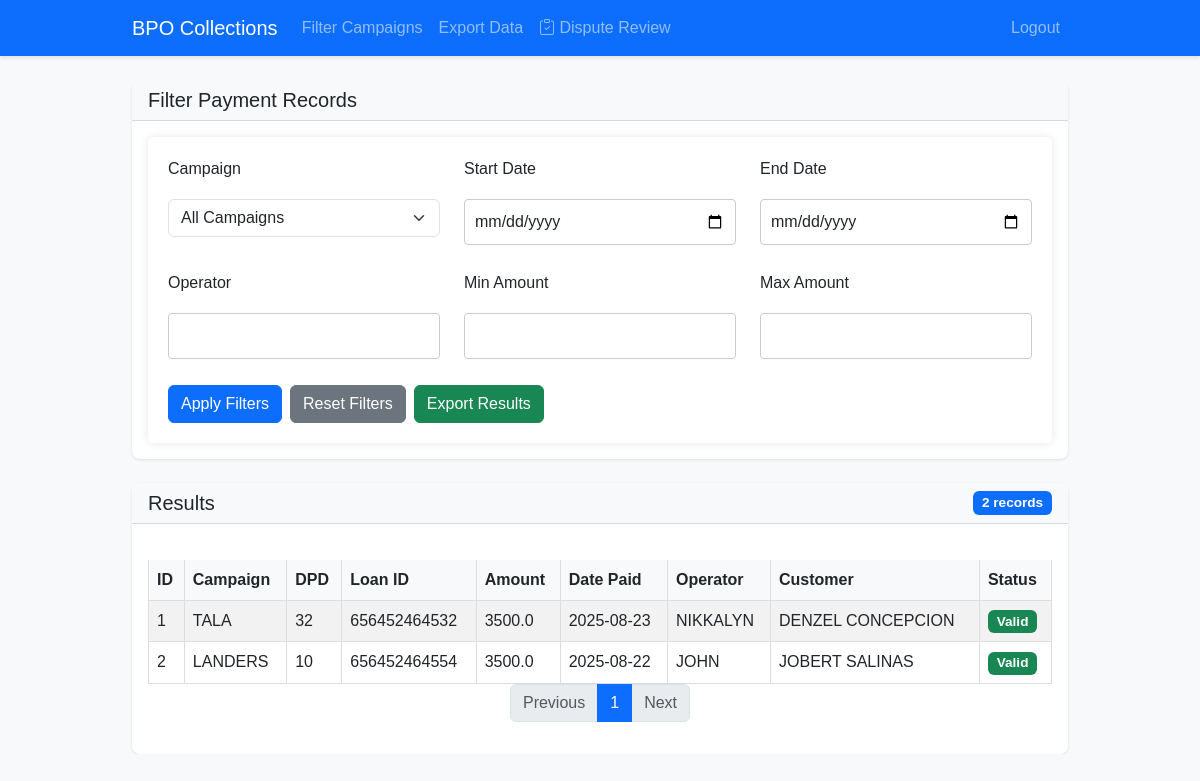
The app's page /data-analyst/campaign-filter (signed in) with its own data.
### app/models.py (models this page shows)
class PaymentRecord(db.Model):
    __tablename__ = 'payment_record'
    id = db.Column(db.Integer, primary_key=True)
    campaign = db.Column(db.String(50), nullable=False)
    dpd = db.Column(db.Integer, nullable=False)
    loan_id = db.Column(db.String(100), nullable=False)
    amount = db.Column(db.Float, nullable=False)
    date_paid = db.Column(db.Date, nullable=False)
    operator_name = db.Column(db.String(100), nullable=False)
    customer_name = db.Column(db.String(100), nullable=False)
    created_at = db.Column(db.DateTime, default=datetime.utcnow)
    proofs = db.relationship('PaymentProof', back_populates='payment', lazy=True, cascade='all, delete-orphan')
    disputes = db.relationship('Dispute', backref='payment_record', lazy=True)

### app/routes/data_analyst.py (the view)
@bp.route('/campaign-filter', methods=['GET'])
@login_required
def campaign_filter():
    if current_user.role != 'data_analyst':
        flash('Access denied: Data Analyst role required', 'danger')
        return redirect(url_for('main.index'))
    form = CampaignFilterForm()
    campaign = request.args.get('campaign', '')
    start_date = request.args.get('start_date', '')
    end_date = request.args.get('end_date', '')
    operator = request.args.get('operator', '')
    min_amount = request.args.get('min_amount', '')
    max_amount = request.args.get('max_amount', '')
    query = PaymentRecord.query
    if campaign:
        query = query.filter_by(campaign=campaign)
    if start_date:
        query = query.filter(PaymentRecord.date_paid >= start_date)
    if end_date:
        query = query.filter(PaymentRecord.date_paid <= end_date)
    if operator:
        query = query.filter(PaymentRecord.operator_name.like(f'%{operator}%'))
    if min_amount:
        query = query.filter(PaymentRecord.amount >= float(min_amount))
    if max_amount:
        query = query.filter(PaymentRecord.amount <= float(max_amount))
    page = request.args.get('page', 1, type=int)
    per_page = 20
    pagination = query.order_by(PaymentRecord.date_paid.desc()).paginate(page=page, per_page=per_page)
    entries = pagination.items
    total_pages = pagination.pages
    all_campaigns = db.session.query(PaymentRecord.campaign).distinct().all()
    campaigns = [c[0] for c in all_campaigns]
    filter_params = {}
    if campaign:
        filter_params['campaign'] = campaign
    if start_date:
        filter_params['start_date'] = start_date
    if end_date:
        filter_params['end_date'] = end_date
    if operator:
        filter_params['operator'] = operator
    if min_amount:
        filter_params['min_amount'] = min_amount
    if max_amount:
        filter_params['max_amount'] = max_amount
    return render_template(
        'data_analyst/campaign_filter.html',
        form=form,
        entries=entries,
        campaigns=campaigns,
        selected_campaign=campaign,
        start_date=start_date,
        end_date=end_date,
        operator=operator,
        min_amount=min_amount,
        max_amount=max_amount,
        page=page,
        total_pages=total_pages,
        filter_params=filter_params
    )

### app/forms.py
class CampaignFilterForm(FlaskForm):
    campaign = SelectField('Campaign', choices=[], validators=[Optional()])
    start_date = DateField('Start Date', validators=[Optional()])
    end_date = DateField('End Date', validators=[Optional()])
    operator = StringField('Operator', validators=[Optional(), Length(max=80)])
    min_amount = FloatField('Min Amount', validators=[Optional()])
    max_amount = FloatField('Max Amount', validators=[Optional()])
    submit = SubmitField('Apply Filters')

### app/__init__.py (called while the page is built)
def create_app():
    app = Flask(__name__)
    app.config['SECRET_KEY'] = 'PASSWORD'  # Change this in production
    basedir = os.path.abspath(os.path.dirname(__file__))
    db_path = os.path.join(os.path.dirname(basedir), 'instance', 'collections.db')
    app.config['SQLALCHEMY_DATABASE_URI'] = f'sqlite:///{db_path}'
    app.config['SQLALCHEMY_TRACK_MODIFICATIONS'] = False
    db.init_app(app)
    login_manager.login_view = 'auth.login'
    login_manager.init_app(app)
    from app.models import User
    @login_manager.user_loader
    def load_user(user_id):
        return User.query.get(int(user_id))
    from app.routes import auth, team_leader, data_analyst
    app.register_blueprint(auth.bp)
    app.register_blueprint(team_leader.bp)
    app.register_blueprint(data_analyst.bp)
    return app

### app/templates/data_analyst/campaign_filter.html (shortened to what this page needs)
{% extends "base.html" %}
{% block content %}
<div class="card">
    <div class="card-header">
        <h5 class="mb-0">Filter Payment Records</h5>
    </div>
    <div class="card-body">
        <form method="GET" id="filterForm">
            <div class="row">
                <div class="col-md-4 mb-3">
                    <label for="campaign" class="form-label">Campaign</label>
                    <select class="form-select" id="campaign" name="campaign">
                        <option value="">All Campaigns</option>
                    </select>
                </div>
                <div class="col-md-4 mb-3">
                    <label for="start_date" class="form-label">Start Date</label>
                    <input type="date" class="form-control" id="start_date" name="start_date" value="{{ start_date }}">
                </div>
                <div class="col-md-4 mb-3">
                    <label for="end_date" class="form-label">End Date</label>
                    <input type="date" class="form-control" id="end_date" name="end_date" value="{{ end_date }}">
                </div>
            </div>
            <div class="row">
                <div class="col-md-4 mb-3">
                    <label for="operator" class="form-label">Operator</label>
                    <input type="text" class="form-control" id="operator" name="operator" value="{{ operator }}">
                </div>
                <div class="col-md-4 mb-3">
                    <label for="min_amount" class="form-label">Min Amount</label>
                    <input type="number" class="form-control" id="min_amount" name="min_amount" step="0.01" value="{{ min_amount }}">
                </div>
                <div class="col-md-4 mb-3">
                    <label for="max_amount" class="form-label">Max Amount</label>
                    <input type="number" class="form-control" id="max_amount" name="max_amount" step="0.01" value="{{ max_amount }}">
                </div>
            </div>
            <div class="d-flex">
                <button type="submit" class="btn btn-primary me-2">Apply Filters</button>
                <button type="button" class="btn btn-secondary me-2" id="resetBtn">Reset Filters</button>
                <button type="button" class="btn btn-success" id="exportBtn">Export Results</button>
            </div>
        </form>
    </div>
</div>
<div class="card mt-4">
    <div class="card-header d-flex justify-content-between align-items-center">
        <h5 class="mb-0">Results</h5>
        <span class="badge bg-primary">{{ entries|length }} records</span>
    </div>
    <div class="card-body">
        {% if entries %}
        <div class="table-responsive">
            <table class="table table-striped table-hover">
                <thead>
                    <tr class="bg-light text-dark">
                        <th>ID</th>
                        <th>Campaign</th>
                        <th>DPD</th>
                        <th>Loan ID</th>
                        <th>Amount</th>
                        <th>Date Paid</th>
                        <th>Operator</th>
                        <th>Customer</th>
                        <th>Status</th>
                    </tr>
                </thead>
                <tbody>
                    {% for entry in entries %}
                    <tr>
                        <td>{{ entry.id }}</td>
                        <td>{{ entry.campaign }}</td>
                        <td>{{ entry.dpd }}</td>
                        <td>{{ entry.loan_id }}</td>
                        <td>{{ entry.amount }}</td>
                        <td>{{ entry.date_paid }}</td>
                        <td>{{ entry.operator_name }}</td>
                        <td>{{ entry.customer_name }}</td>
                        <td>
                            {% if entry.disputed %}
                            <span class="badge bg-warning">Disputed</span>
                            {% else %}
                            <span class="badge bg-success">Valid</span>
                            {% endif %}
                        </td>
                    </tr>
                    {% endfor %}
                </tbody>
            </table>
        </div>
        <nav aria-label="Page navigation">
            <ul class="pagination justify-content-center">
                {% if page > 1 %}
                <li class="page-item">
                    <a class="page-link" href="{{ url_for('data_analyst.campaign_filter', page=page-1, **filter_params) }}">Previous</a>
                </li>
                {% else %}
                <li class="page-item disabled">
                    <a class="page-link" href="#">Previous</a>
                </li>
                {% endif %}
                {% for i in range(1, total_pages + 1) %}
                <li class="page-item {{ 'active' if i == page else '' }}">
                    <a class="page-link" href="{{ url_for('data_analyst.campaign_filter', page=i, **filter_params) }}">{{ i }}</a>
                </li>
                {% endfor %}
                {% if page < total_pages %}
                <li class="page-item">
                    <a class="page-link" href="{{ url_for('data_analyst.campaign_filter', page=page+1, **filter_params) }}">Next</a>
                </li>
                {% else %}
                <li class="page-item disabled">
                    <a class="page-link" href="#">Next</a>
                </li>
                {% endif %}
            </ul>
        </nav>
        {% else %}
        <div class="alert alert-info">No records found matching the filter criteria.</div>
        {% endif %}
    </div>
</div>
{% endblock %}

### app/static/css/main.css (style rules this page uses)
body { font-family: Arial, sans-serif; margin: 0; padding: 0; background-color: #f8f9fa; }
form { background: #ffffff; padding: 20px; border-radius: 5px; box-shadow: 0 0 10px rgba(0, 0, 0, 0.1); }
input[type="text"], input[type="number"], input[type="date"], select { width: 100%; padding: 10px; margin: 10px 0; border: 1px solid #ccc; border-radius: 4px; }
.table { width: 100%; border-collapse: collapse; margin: 20px 0; }
.table th, .table td { border: 1px solid #dddddd; text-align: left; padding: 8px; }
.table th { background-color: #35424a; color: white; }
.card { box-shadow: 0 1px 3px rgba(0, 0, 0, 0.1); border-radius: 0.5rem; border: none; }
.card-header { background-color: #f8f9fa; border-bottom: 1px solid rgba(0, 0, 0, 0.125); font-weight: 600; }
.table { margin-bottom: 0; }
.table thead th { background-color: #f8f9fa; border-top: none; }
.badge { font-size: 85%; }
.btn-primary { background-color: #0d6efd; border-color: #0d6efd; }
.table thead th { color: #212529 !important; }

### records on screen
PaymentRecord: id "1", campaign "TALA", dpd "32", loan_id "656452464532", amount "3500.0", date_paid "2025-08-23", operator_name "NIKKALYN", customer_name "DENZEL CONCEPCION"
PaymentRecord: id "2", campaign "LANDERS", dpd "10", loan_id "656452464554", amount "3500.0", date_paid "2025-08-22", operator_name "JOHN", customer_name "JOBERT SALINAS"

### other values on screen
{{ entries|length }} "2"
{{ i }} "1"
